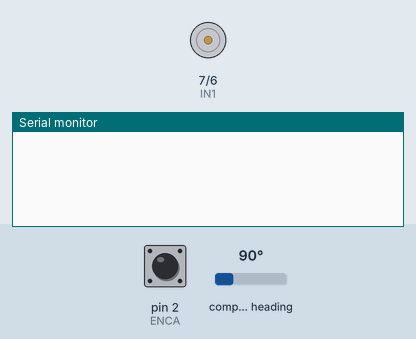
Bench run of a sketch on a simulated Arduino Uno, built with avr-gcc and run on an emulated ATmega328P. Shown: motor-driver pin pairs drawn as motors (green arrow = first pin HIGH = forward, orange = second pin HIGH = backward, longer = more drive, scaled by the enable pin), the last lines printed to the serial monitor. The inputs (shaded band) are chosen by the test bench; at power-on: compass heading 90°, pin 2 (ENCA) HIGH.

Above: at 3.3 s.
3.4 s: compass heading set to 81°
At 3.96 s:
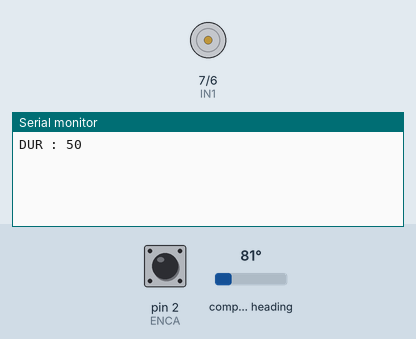
6.4 s: compass heading set to 180°
At 7.11 s:
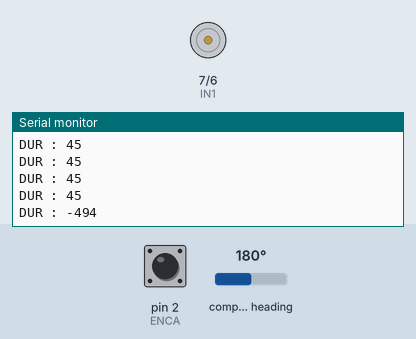
9.4 s: compass heading set to 97°
At 12.3 s:
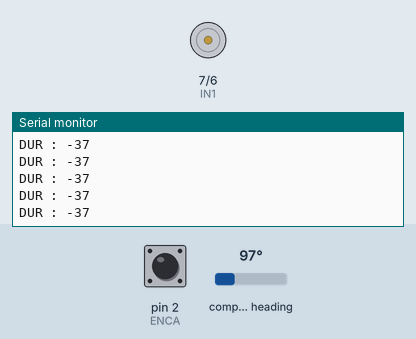
12.4 s: compass heading set to 89°
13.9 s: compass heading set to 7°
At 14.34 s:
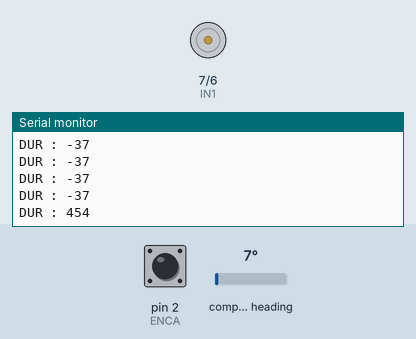
Timing chart, 0 to 16.9 s (numbered marks = the images above; inputs shaded):
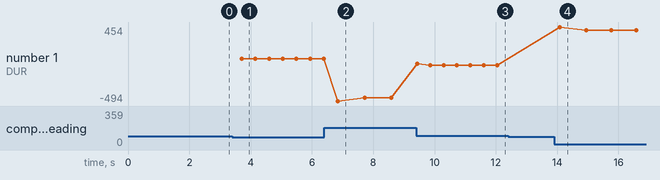

Measured:
- the behaviour switches between 86 and 85° on compass heading (found by bisection; images 0 and 1)
- after the input at 3.4 s, the serial monitor: prints a new line after 0.31 s (image 1)
- after the input at 6.4 s, the serial monitor: prints a new line after 0.44 s (image 2)
- after the input at 9.4 s, the serial monitor: prints a new line at once (image 3)
- after the input at 13.9 s, the serial monitor: prints a new line after 0.19 s (image 4)
- plotted number 1: 45 → -452 after the input at 6.4 s, -452 → -37 after the input at 9.4 s, -37 → 416 after the input at 13.9 s

The sketch:

sailing_autopilot.ino
```cpp
/*
sailing autopilot
March 2022
Author: Will Allen
BOARD in use: Aduino Uno
NOTES:
  PWM must be plugged in!
TODO/FUTURE:
  add in PID library
  calibrate compass - https://github.com/mprograms/QMC5883LCompass
  allow input of constants
  allow course corrections / reset - button to reset targetHeading
  direction reversal button
  use values from the encoder to confirm position of the wheel
  support reading the location instead of putting in limiter for turn distance---wheel can only turn 45 deg each way

*/
//BEGIN Compass
#include <QMC5883LCompass.h>

//BEGIN encoder/motor
#include <util/atomic.h> // For the ATOMIC_BLOCK macro

#define ENCA 2 // YELLOW
#define ENCB 3 // WHITE
#define PWM 5
#define IN2 6
#define IN1 7

//CONSTANTS
const int FORWARD = 1;
const int BACKWARD = -1;
const int STOP = 0;

// PID constants and store vals
const float kp = 5;
const float kd = 0.20;
const float ki = 0.01;
long prevT = 0;
float prevDelta = 0;
float eintegral = 0;

//NAV adjustments
const int MOVEMENT_DELAY = 400; //time to wait between adjustments
const int HEADING_BUFFER = 4; //degrees of "buffer" to allow for going straight

//encoder positions
volatile int posi = 0; // specify posi as volatile: https://www.arduino.cc/reference/en/language/variables/variable-scope-qualifiers/volatile/
int pos = 0;
const int ENCODER_MAX_TURN = 6600 / 8;  //6600 bumps (600X11) / (max size of the turn, e.g. 5=20%)

//BEGIN Compass
QMC5883LCompass compass;
int targetHeading;

void setup()
{
  delay(1000); //take a breath at bootup
  Serial.begin(9600);

  //BEGIN encoder/motor
  pinMode(ENCA,INPUT);
  pinMode(ENCB,INPUT);
  attachInterrupt(digitalPinToInterrupt(ENCA),readEncoder,RISING);
  pinMode(PWM,OUTPUT);
  pinMode(IN1,OUTPUT);
  pinMode(IN2,OUTPUT);
  setMotorByDuration(STOP, 100); //make sure motor starting in stopped position

  //BEGIN Compass
  compass.init();
  compass.setCalibration(-2606, 463, -810, 1901, -1555, 1225);
  compass.setSmoothing(4, false); //1-10 are valid values, 10 means collect most points for average
  delay(1000);  //take a breath to give chance for compass
  compass.read();
  targetHeading = compass.getAzimuth();
  //logValue("targetHeading", targetHeading);
}


void loop()
{
  //BEGIN Compass
  compass.read();
  int heading = compass.getAzimuth();
  //logValue("Heading(" + String(targetHeading) + ")", heading);

 //BEGIN encoder/motor
 //TODO: handle 360 / 0 overlap
 //TODO handle MAX and MIN positions
 ATOMIC_BLOCK(ATOMIC_RESTORESTATE) {    pos = posi;  }

 //negative numbers mean turn left
 //most cases the target and heading are on same part of compass or south
 int delta = getDelta(targetHeading, heading);
 //logValue("Heading Delta", delta);
 //the bigger the delta, the bigger the motor movement
 //TODO: generate dur via PID:

 //int dur = simpleDurationCalc(delta);
 int dur = calcPIDDuration(delta);

 //turn right
 //if should turn
 if(abs(delta) > HEADING_BUFFER)
 {
   //logValue("encoder pos", pos);
   if(delta > 0 && pos < ENCODER_MAX_TURN)  //turn right
    {
       logValue("DUR", dur);
       setMotorByDuration (FORWARD , dur);
    }
    else if (delta < 0 && pos > (-1*ENCODER_MAX_TURN)) //turn left
    {
      logValue("DUR", (-1*dur));
      setMotorByDuration (BACKWARD, dur);
    }
 }
  delay(MOVEMENT_DELAY);    //pause between each adjustment to give time for it to have an effect
}

int calcPIDDuration(int delta)
{
/*
 * float kp = 1000;
 * float kd = 0.025;
 * float ki = 0.0;
 * long prevT = 0;    //previous timeslot
 * float prevDelta = 0;   //previous "delta"
 * float eintegral = 0;
 */

  //get time diff
  long currT = micros();
  float deltaT = ((float) (currT - prevT))/( 1.0e6 );
  // derivative
  float dedt = (delta-prevDelta)/(deltaT);
  // integral
  eintegral = eintegral + delta*deltaT;
  //logValue("dedt", dedt);
  // control signal
  float u = kp*delta + kd*dedt + ki*eintegral;

  //set values for next cycle
  prevDelta = delta;
  prevT = currT;

  return (int)round(abs(u));
}

/* Unused
const int MOVEMENT_DURATION = 80;  //duration of motor adjustment, this will be multiplied by a factor when heading delta grows
int simpleDurationCalc(int delta)
{
  int retVal = (round(MOVEMENT_DURATION * abs(delta)/10));
  return retVal;
}
*/

//find how many degrees we are off from target heading, account for 360 == 0 north
int getDelta(int targetHeading, int heading)
{
 int delta = targetHeading - heading;
 //both values are north, and opposite sides of north
 //account for target to the left of north
 if( targetHeading > 270 && heading < 90 )
 {
    delta = (360 - targetHeading + heading)*-1;//turn left, so ensure negative
 }
 //account for target to the right of north
 else if(heading > 270 && targetHeading < 90 )
 {
    delta = 360 - heading + targetHeading;//turn right, so will be positive
 }
  return delta;
}

//utilities
void logValue(String lab, int val)
{
  Serial.print(lab);
  Serial.print(" : ");
  Serial.println(val);
}

void setMotorByDuration(int dir, int duration)
{
  String lab;
  if(dir == FORWARD)
  {
    lab = "Forward";
    digitalWrite(IN1,HIGH);
    digitalWrite(IN2,LOW);
  }
  else if(dir == BACKWARD)
  {
    lab = "Backward";
    digitalWrite(IN1,LOW);
    digitalWrite(IN2,HIGH);
  }
  delay(duration);
  //read volitile
  ATOMIC_BLOCK(ATOMIC_RESTORESTATE) { pos = posi;  }
  //logValue(lab, pos );
  //stop the motor
  digitalWrite(IN1,LOW);
  digitalWrite(IN2,LOW);
}

void readEncoder()
{
  int b = digitalRead(ENCB);
  if(b > 0){
    posi++;
  }
  else{
    posi--;
  }
}

/* UNUSED
void setMotor(int dir, int pwmVal, int pwm, int in1, int in2){
  //analogWrite(pwm,pwmVal);
  if(dir == FORWARD){
    digitalWrite(in1,HIGH);
    digitalWrite(in2,LOW);
  }
  else if(dir == BACKWARD){
    digitalWrite(in1,LOW);
    digitalWrite(in2,HIGH);
  }
  else{
    digitalWrite(in1,LOW);
    digitalWrite(in2,LOW);
  }
}
*/
```
